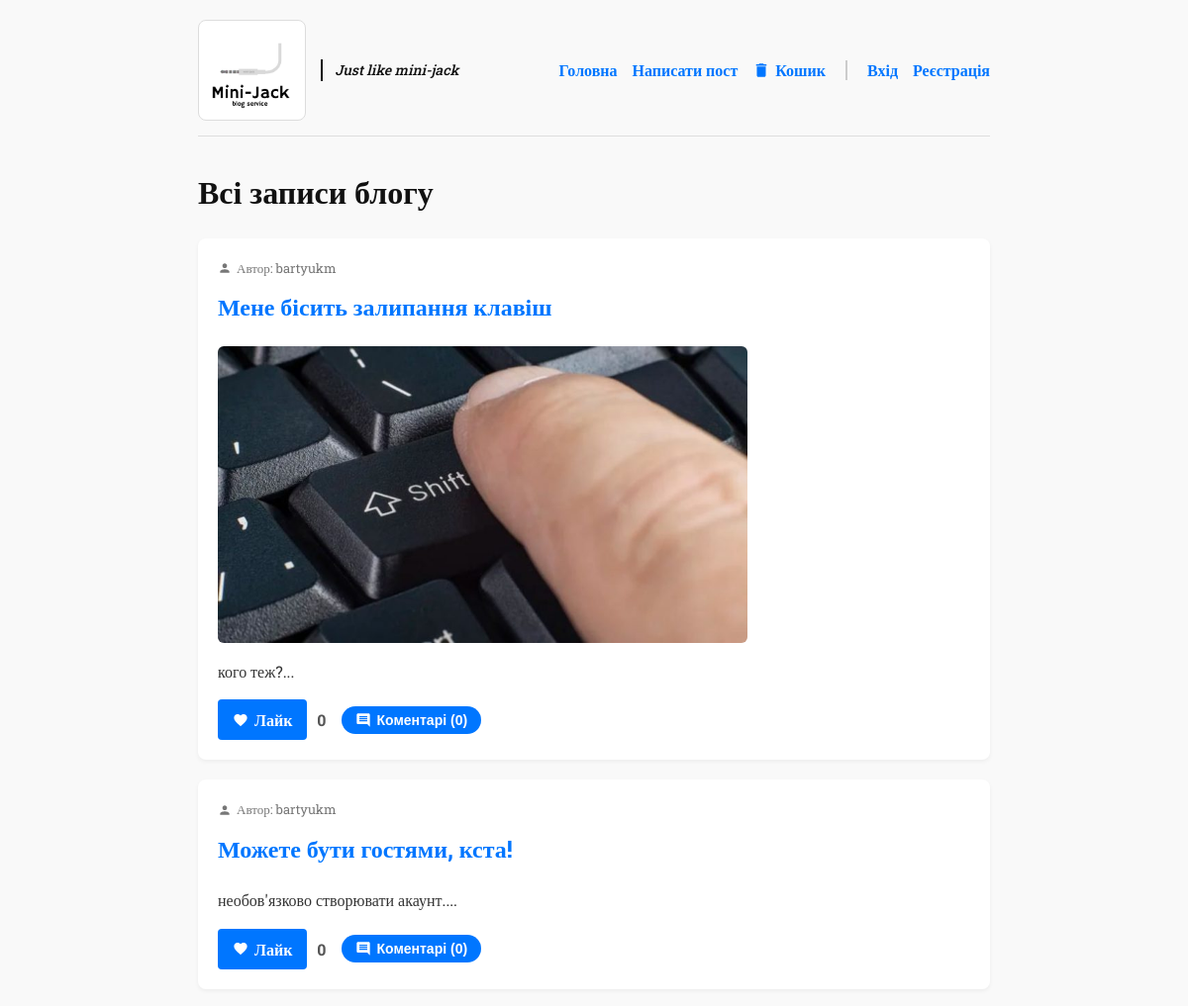
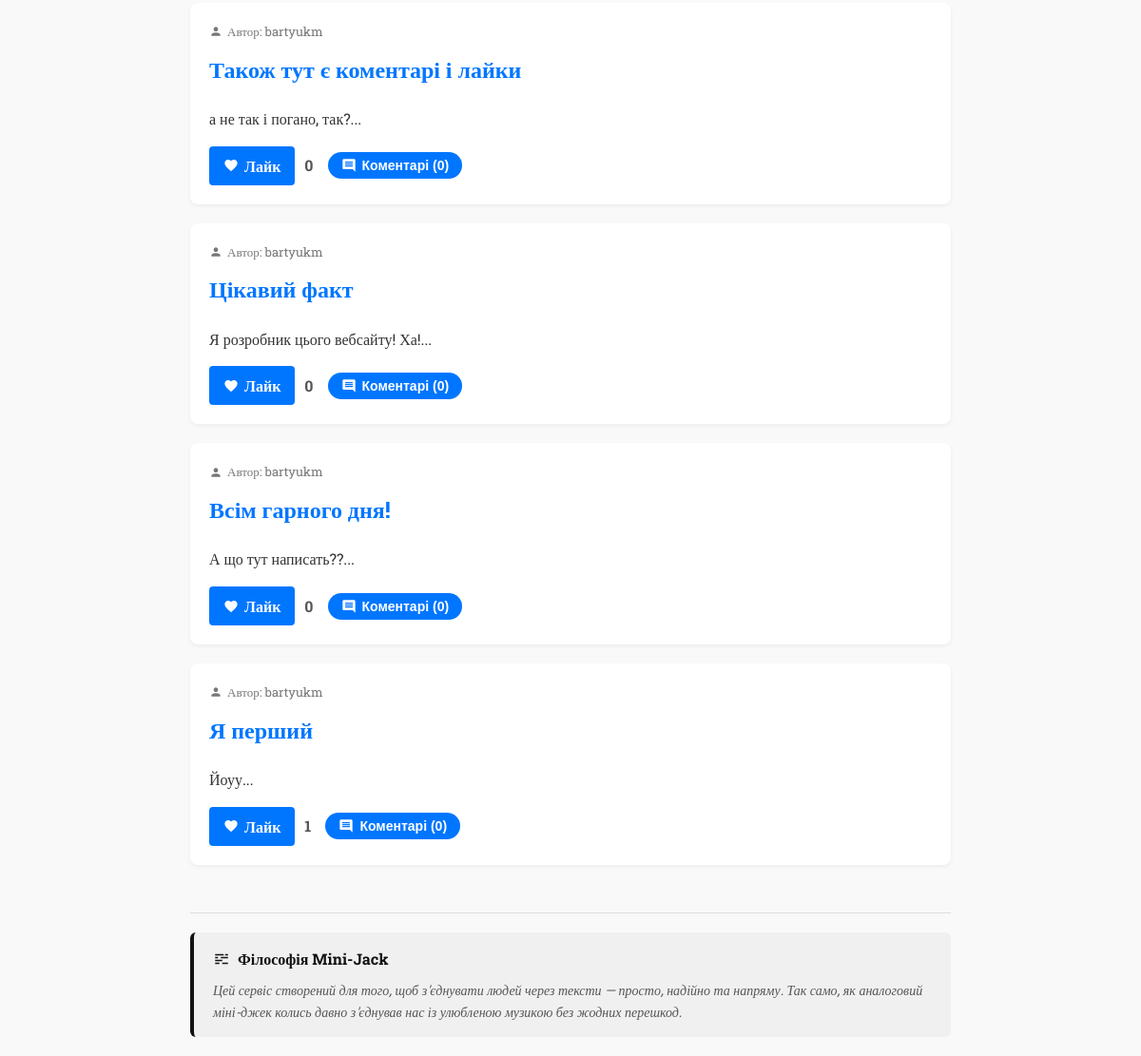
Page /?limit=10 on the committed database (2 pictures, top to bottom).
### tables this page shows
CREATE TABLE posts (
            id INTEGER PRIMARY KEY AUTOINCREMENT,
            user_id INTEGER,
            title TEXT NOT NULL,
            content TEXT NOT NULL,
            image_filename TEXT,
            likes INTEGER DEFAULT 0,
            is_deleted INTEGER DEFAULT 0,
            deleted_at TEXT,
            FOREIGN KEY (user_id) REFERENCES users (id) ON DELETE SET NULL
        );

CREATE TABLE users (
            id INTEGER PRIMARY KEY AUTOINCREMENT,
            username TEXT UNIQUE NOT NULL,
            password TEXT NOT NULL
        );

### app.py (the view)
@app.route('/')
def index():
    clean_old_trash()
    limit = request.args.get('limit', 5, type=int)
    conn = get_db_connection()
    posts_rows = conn.execute('''
        SELECT p.*, u.username
        FROM posts p
        LEFT JOIN users u ON p.user_id = u.id
        WHERE p.is_deleted = 0
        ORDER BY p.id DESC
        LIMIT ?
    ''', (limit + 1,)).fetchall()
    has_more = len(posts_rows) > limit
    display_posts = posts_rows[:limit]
    posts = []
    for row in display_posts:
        post_data = dict(row)
        comments_rows = conn.execute('''
            SELECT c.*, u.username
            FROM comments c
            LEFT JOIN users u ON c.user_id = u.id
            WHERE c.post_id = ?
            ORDER BY c.id ASC
        ''', (post_data['id'],)).fetchall()
        post_data['comments'] = [dict(c) for c in comments_rows]
        post_data['comments_count'] = len(post_data['comments'])
        posts.append(post_data)
    conn.close()
    return render_template('index.html', posts=posts, limit=limit, has_more=has_more)

### app.py (called while the page is built, shortened)
def get_db_connection():
    conn = sqlite3.connect('database.db')
    conn.execute('PRAGMA foreign_keys = ON;')
    conn.row_factory = sqlite3.Row
    return conn

def clean_old_trash():
    conn = get_db_connection()
    now = datetime.now()
    trash_posts = conn.execute('SELECT id, deleted_at, image_filename FROM posts WHERE is_deleted = 1').fetchall()
    conn.commit()
    conn.close()

@app.context_processor
def inject_user():
    return dict(current_user_id=session.get('user_id'), current_username=session.get('username'))

### templates/index.html (shortened to what this page needs)
<!DOCTYPE html>
<html lang="uk">
<head>
    <link rel="stylesheet" href="{{ url_for('static', filename='style.css') }}">
</head>
<body>
    <nav>
        <div class="logo-container">
            <a href="{{ url_for('index') }}" style="margin: 0; padding: 0;">
                <img src="{{ url_for('static', filename='logo.png') }}" alt="Mini-Jack" class="blog-logo">
            </a>
            <span class="site-tagline">Just like mini-jack</span>
        </div>
        <div class="nav-links" id="navLinks">
            <a href="{{ url_for('index') }}">Головна</a>
            <a href="{{ url_for('create') }}">Написати пост</a>
            <a href="{{ url_for('trash') }}">
                <svg viewBox="0 0 24 24"><path d="M6 19c0 1.1.9 2 2 2h8c1.1 0 2-.9 2-2V7H6v12zM19 4h-3.5l-1-1h-5l-1 1H5v2h14V4z"/></svg>
                Кошик
            </a>
            <div class="auth-separator"></div>
            {% if current_user_id %}
                <span class="user-greeting">
                    <svg viewBox="0 0 24 24"><path d="M12 12c2.21 0 4-1.79 4-4s-1.79-4-4-4-4 1.79-4 4 1.79 4 4 4zm0 2c-2.67 0-8 1.34-8 4v2h16v-2c0-2.66-5.33-4-8-4z"/></svg>
                    {{ current_username }}
                </span>
                <a href="{{ url_for('logout') }}" class="btn-logout">Вийти</a>
            {% else %}
                <a href="{{ url_for('login') }}">Вхід</a>
                <a href="{{ url_for('register') }}">Реєстрація</a>
            {% endif %}
        </div>
    </nav>
    <h1>Всі записи блогу</h1>
    <div class="posts">
        {% for post in posts %}
            <div class="post-preview">
                <div class="post-author-meta">
                    <svg viewBox="0 0 24 24"><path d="M12 12c2.21 0 4-1.79 4-4s-1.79-4-4-4-4 1.79-4 4 1.79 4 4 4zm0 2c-2.67 0-8 1.34-8 4v2h16v-2c0-2.66-5.33-4-8-4z"/></svg>
                    <span>Автор: {{ post['username'] if post['username'] else 'Гість' }}</span>
                </div>
                <h2><a href="{{ url_for('post', post_id=post['id']) }}">{{ post['title'] }}</a></h2>
                {% if post['image_filename'] %}
                    <div class="post-image-preview">
                        <img src="{{ url_for('static', filename='uploads/' + post['image_filename']) }}" alt="Фото поста">
                    </div>
                {% endif %}
                <p>{{ post['content'][:150] }}...</p>
                <div class="post-actions">
                    <div class="actions-left">
                        <div class="like-container">
                            <form action="{{ url_for('like_post', post_id=post['id']) }}" method="post" class="like-form" data-post-id="{{ post['id'] }}" data-likes-count="{{ post['likes'] }}">
                                <button type="submit" class="like-button" id="btn-like-{{ post['id'] }}">
                                    <svg viewBox="0 0 24 24"><path d="M12 21.35l-1.45-1.32C5.4 15.36 2 12.28 2 8.5 2 5.42 4.42 3 7.5 3c1.74 0 3.41.81 4.5 2.09C13.09 3.81 14.76 3 16.5 3 19.5 3 22 5.42 22 8.5c0 3.78-3.4 6.86-8.55 11.54L12 21.35z"/></svg>
                                    Лайк
                                </button>
                            </form>
                            <span class="like-count">{{ post['likes'] }}</span>
                        </div>
                        <button class="comment-toggle-btn" onclick="openCommentsModal({{ post['id'] }})">
                            <svg viewBox="0 0 24 24"><path d="M21.99 4c0-1.1-.89-2-1.99-2H4c-1.1 0-2 .9-2 2v12c0 1.1.9 2 2 2h14l4 4-.01-18zM18 14H6v-2h12v2zm0-3H6V9h12v2zm0-3H6V6h12v2z"/></svg>
                            Коментарі ({{ post['comments_count'] }})
                        </button>
                    </div>
                </div>
            </div>
        {% endfor %}
    </div>
    <footer>
        <div class="philosophy-box">
            <h3>
                <svg viewBox="0 0 24 24"><path d="M3 17v2h6v-2H3zm0-4h10v2H3v-2zm10 6v-2h8v2h-8zM7 9v2H3V9h4zm14 2h-10V9h10v2zm-6-6v2H3V5h12zm6 2h-4V5h4v2z"/></svg>
                Філософія Mini-Jack
            </h3>
            <p>Цей сервіс створений для того, щоб з'єднувати людей через тексти — просто, надійно та напряму. Так само, як аналоговий міні-джек колись давно з'єднував нас із улюбленою музикою без жодних перешкод.</p>
        </div>
    </footer>
</body>
</html>

### static/style.css (style rules this page uses)
body { font-family: "Roboto Slab", serif; font-optical-sizing: auto; font-weight: 400; font-style: normal; line-height: 1.6; max-width: 800px; margin: 0 auto; padding: 20px; background-color: #f9f9f9; color: #333; }
h1, h2, h3 { font-family: "Roboto Slab", serif; font-weight: 700; color: #111; }
nav { display: flex; justify-content: space-between; align-items: center; margin-bottom: 30px; padding-bottom: 15px; border-bottom: 1px solid #ddd; position: relative; background-color: #f9f9f9; }
.logo-container { display: flex; align-items: center; }
.blog-logo { max-height: 90px; width: auto; display: block; border: 1px solid #ddd; border-radius: 8px; padding: 5px; background-color: #fff; }
.site-tagline { font-family: "Roboto Slab", serif; font-weight: 500; font-size: 14px; color: #111111; margin-left: 15px; font-style: italic; border-left: 2px solid #111111; padding-left: 12px; display: inline-block; }
.nav-links { display: flex; align-items: center; gap: 15px; }
nav a { text-decoration: none; color: #0076ff; font-weight: 700; display: flex; align-items: center; gap: 5px; }
nav a svg { width: 18px; height: 18px; fill: currentColor; }
.auth-separator { width: 2px; height: 20px; background-color: #ccc; margin: 0 5px; }
.posts { display: block; width: 100%; }
.post-preview { background: #fff; padding: 20px; margin-bottom: 20px; border-radius: 8px; box-shadow: 0 2px 4px rgba(0,0,0,0.05); position: relative; z-index: 1; }
.post-author-meta { font-size: 13px; color: #777; margin-bottom: 10px; display: flex; align-items: center; gap: 5px; }
.post-author-meta svg { width: 14px; height: 14px; fill: currentColor; }
.post-preview h2 { margin-top: 0; }
.post-preview h2 a { text-decoration: none; color: #0076ff; }
.post-image-preview img { max-width: 100%; max-height: 300px; object-fit: cover; border-radius: 6px; margin-bottom: 15px; display: block; }
.post-actions { margin-top: 15px; display: flex; justify-content: space-between; align-items: center; flex-wrap: wrap; gap: 10px; }
.actions-left { display: flex; align-items: center; gap: 15px; }
.like-container { display: flex; align-items: center; }
.like-button { background: #ff4757; color: white; border: none; padding: 6px 14px; border-radius: 20px; cursor: pointer; font-weight: bold; font-size: 14px; display: flex; align-items: center; gap: 6px; transition: background 0.2s; }
.like-button svg { width: 16px; height: 16px; fill: currentColor; }
.like-count { margin-left: 10px; font-weight: bold; color: #555; }
.comment-toggle-btn { background: #0076ff; color: white; border: none; padding: 6px 14px; border-radius: 20px; cursor: pointer; font-weight: bold; font-size: 14px; display: flex; align-items: center; gap: 6px; transition: background 0.2s; }
.comment-toggle-btn svg { width: 16px; height: 16px; fill: currentColor; }
button[type="submit"] { font-family: "Roboto Slab", serif; background: #0076ff; color: #fff; padding: 10px 15px; border: none; border-radius: 4px; cursor: pointer; font-size: 16px; font-weight: 700; }
footer { margin-top: 50px; padding-top: 20px; border-top: 1px solid #ddd; position: relative; clear: both; }
.philosophy-box { background-color: #f0f0f0; padding: 15px 20px; border-radius: 6px; border-left: 4px solid #111; }
.philosophy-box h3 { margin-top: 0; margin-bottom: 10px; font-size: 16px; color: #111; display: flex; align-items: center; gap: 8px; }
.philosophy-box h3 svg { width: 18px; height: 18px; fill: #111; }
.philosophy-box p { margin: 0; font-size: 14px; color: #555; font-style: italic; }

### rows in the picture
posts: username "bartyukm", title "Мене бісить залипання клавіш", image_filename (picture), content "кого теж?", likes "0", comments_count "0"
posts: username "bartyukm", title "Можете бути гостями, кста!", content "необов'язково створювати акаунт.", likes "0", comments_count "0"
posts: username "bartyukm", title "Також тут є коментарі і лайки", content "а не так і погано, так?", likes "0", comments_count "0"
posts: username "bartyukm", title "Цікавий факт", content "Я розробник цього вебсайту! Ха!", likes "0", comments_count "0"
posts: username "bartyukm", title "Всім гарного дня!", content "А що тут написать??", likes "0", comments_count "0"
posts: username "bartyukm", title "Я перший", content "Йоуу", likes "1", comments_count "0"
